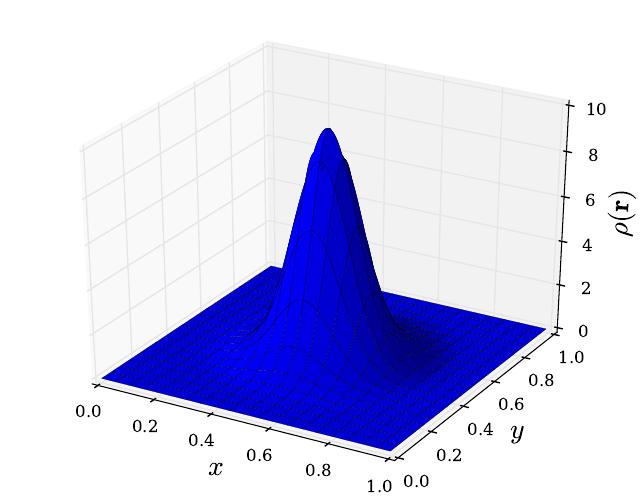

Source code (Python):
import matplotlib as mpl
font = {'family' : 'serif',
        'size'   : 12}
mpl.rc('font', **font)

import numpy as np
from mpl_toolkits.mplot3d import Axes3D
import matplotlib.pyplot as plt

def fct(x, y):
  return 10 * np.exp(-50 * ((x - 1.0/2)**2 + (y - 1.0/2)**2))

fig = plt.figure()
ax = fig.add_subplot(111, projection='3d')
x = y = np.arange(0, 1, 0.005)
X, Y = np.meshgrid(x, y)
zs = np.array([fct(x,y) for x,y in zip(np.ravel(X), np.ravel(Y))])
Z = zs.reshape(X.shape)

ax.plot_surface(X, Y, Z)

ax.set_xlabel("$x$",fontsize=20)
ax.set_ylabel("$y$",fontsize=20)
ax.set_zlabel(r"$\rho(\mathbf{r})$",fontsize=20)

plt.savefig('density.pdf', bbox_inches='tight', transparent=True)
